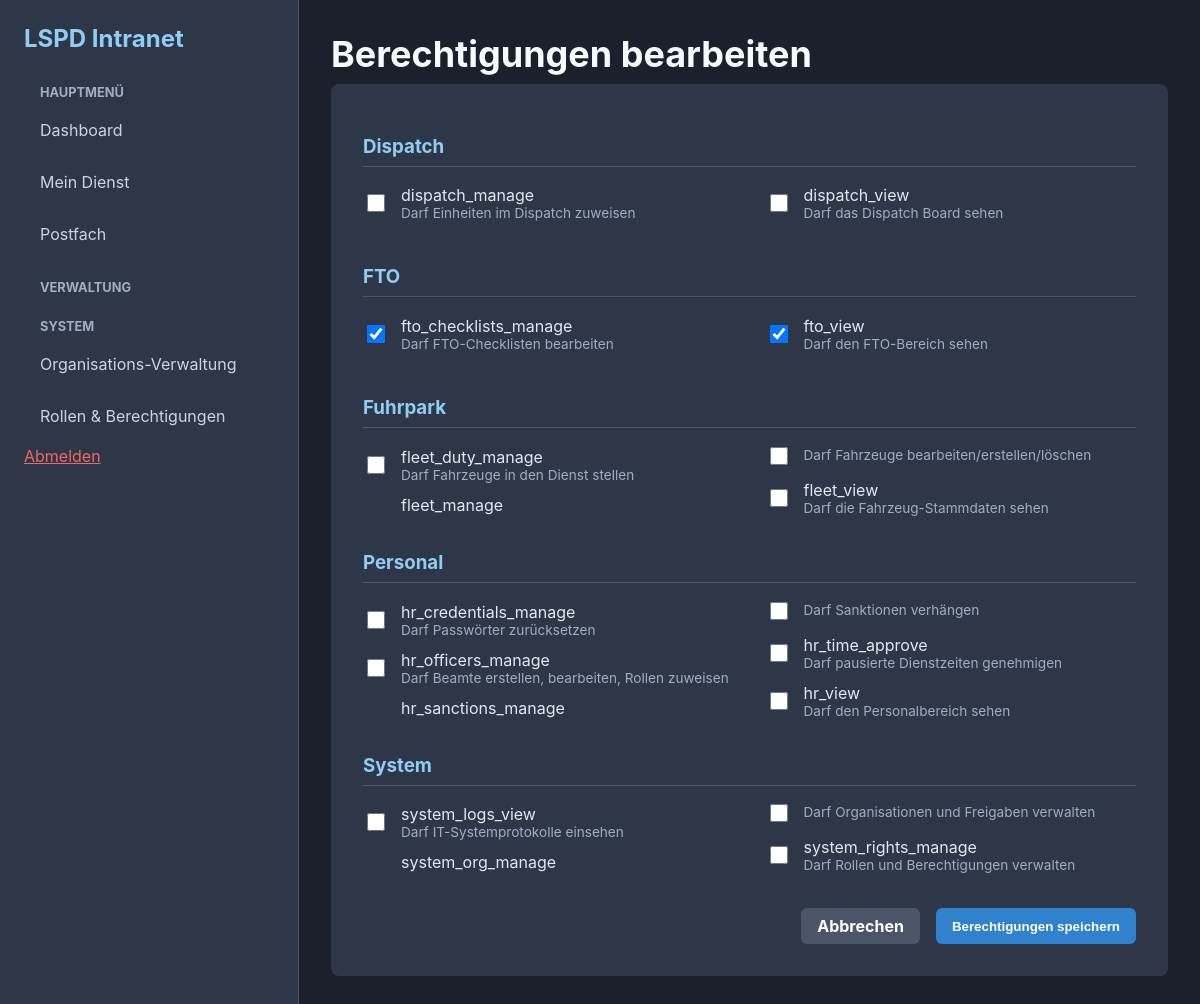
The app's page /index.php?page=edit_role_permissions&role_id=2 (signed in) with its own data.
### tables this page shows
CREATE TABLE `permissions` (
  `id` INT NOT NULL AUTO_INCREMENT,
  `name` VARCHAR(100) NOT NULL UNIQUE,
  `description` VARCHAR(255),
  `category` VARCHAR(50) NOT NULL,
  PRIMARY KEY (`id`)
);

### src/Database.php (called while the page is built, shortened)
<?php
class Database {
    private static $instance = null;
    private $conn;
    private $host = DB_HOST;
    private $db_name = DB_NAME;
    private $username = DB_USER;
    private $password = DB_PASS;
    private $charset = DB_CHARSET;
    private function __construct() {
        $dsn = "mysql:host={$this->host};dbname={$this->db_name};charset={$this->charset}";
        $options = [
            PDO::ATTR_ERRMODE            => PDO::ERRMODE_EXCEPTION,
            PDO::ATTR_DEFAULT_FETCH_MODE => PDO::FETCH_ASSOC,
            PDO::ATTR_EMULATE_PREPARES   => false,
        ];
        try {
            $this->conn = new PDO($dsn, $this->username, $this->password, $options);
        } catch (PDOException $e) {
            die("Database connection failed: " . $e->getMessage());
        }
    }
    public static function getInstance() {
        if (self::$instance == null) {
            self::$instance = new Database();
        }
        return self::$instance;
    }
    public function getConnection() {
        return $this->conn;
    }
}
?>

### src/Roles.php (called while the page is built, shortened)
<?php
require_once __DIR__ . '/Database.php';
class Roles {
    private $db;
    public function __construct() {
        $this->db = Database::getInstance()->getConnection();
    }
    public function getAllPermissions() {
        try {
            $stmt = $this->db->query("SELECT * FROM permissions ORDER BY category, name");
            $permissions = $stmt->fetchAll(PDO::FETCH_ASSOC);
            $grouped = [];
            foreach ($permissions as $p) {
                $grouped[$p['category']][] = $p;
            }
            return $grouped;
        } catch (PDOException $e) {
            error_log("Error fetching all permissions: " . $e->getMessage());
            return [];
        }
    }
    public function getPermissionIdsForRole($roleId) {
        try {
            $stmt = $this->db->prepare("SELECT permission_id FROM role_permissions WHERE role_id = ?");
            $stmt->execute([$roleId]);
            return $stmt->fetchAll(PDO::FETCH_COLUMN);
        } catch (PDOException $e) {
            error_log("Error fetching permissions for role: " . $e->getMessage());
            return [];
        }
    }
}
?>

### pages/edit_role_permissions.php (the view, shortened to what this page needs)
<?php
require_once BASE_PATH . '/src/Roles.php';
$roleId = $_GET['role_id'] ?? null;
$rolesModel = new Roles();
$allPermissions = $rolesModel->getAllPermissions();
$rolePermissions = $rolesModel->getPermissionIdsForRole($roleId);
include_once BASE_PATH . '/templates/header.php';
?>
<div class="form-container">
    <form action="index.php?page=handle_edit_role_permissions" method="POST">
        <?php foreach ($allPermissions as $category => $permissions): ?>
            <div class="permission-category">
                <h3><?php echo htmlspecialchars($category); ?></h3>
                <ul class="permission-list">
                    <?php foreach ($permissions as $permission): ?>
                        <li class="permission-item">
                            <input type="checkbox" name="permissions[]" value="<?php echo $permission['id']; ?>" id="perm-<?php echo $permission['id']; ?>"
                                <?php echo in_array($permission['id'], $rolePermissions) ? 'checked' : ''; ?>>
                            <div>
                                <label for="perm-<?php echo $permission['id']; ?>"><?php echo htmlspecialchars($permission['name']); ?></label>
                                <div class="description"><?php echo htmlspecialchars($permission['description']); ?></div>
                            </div>
                        </li>
                    <?php endforeach; ?>
                </ul>
            </div>
        <?php endforeach; ?>
        <div class="form-actions">
            <a href="index.php?page=system_rights_management" class="button button-secondary">Abbrechen</a>
            <button type="submit" class="button">Berechtigungen speichern</button>
        </div>
    </form>
</div>
<?php
include_once BASE_PATH . '/templates/footer.php';
?>

### public/css/style.css (style rules this page uses)
body { background-color: #1a202c; color: #e2e8f0; font-family: -apple-system, BlinkMacSystemFont, "Segoe UI", Roboto, "Helvetica Neue", Arial, "Noto Sans", sans-serif, "Apple Color Emoji", "Segoe UI Emoji", "Segoe UI Symbol", "Noto Color Emoji"; margin: 0; padding: 0; display: flex; min-height: 100vh; }
.button, button { display: inline-block; padding: 0.5rem 1rem; background-color: #3182ce; color: white; font-weight: bold; text-decoration: none; border: none; border-radius: 0.375rem; cursor: pointer; transition: background-color 0.2s; }
.button-secondary { background-color: #4a5568; }

### pages/edit_role_permissions.php (style rules this page uses)
.form-container { max-width: 900px; margin: 0 auto; background-color: #2d3748; padding: 2rem; border-radius: 0.5rem; }
.permission-category { margin-bottom: 2rem; }
.permission-category h3 { color: #90cdf4; border-bottom: 1px solid #4a5568; padding-bottom: 0.5rem; }
.permission-list { list-style: none; padding: 0; column-count: 2; column-gap: 2rem; }
.permission-item { display: flex; align-items: center; margin-bottom: 0.75rem; }
.permission-item input[type="checkbox"] { width: 18px; height: 18px; margin-right: 1rem; }
.permission-item label { color: #e2e8f0; margin: 0; }
.permission-item .description { font-size: 0.85rem; color: #a0aec0; }
.form-actions { margin-top: 1.5rem; display: flex; justify-content: flex-end; gap: 1rem; }

### records on screen
permissions: name "dispatch_manage", description "Darf Einheiten im Dispatch zuweisen"
permissions: name "dispatch_view", description "Darf das Dispatch Board sehen"
permissions: id "☑", name "fto_checklists_manage", description "Darf FTO-Checklisten bearbeiten"
permissions: id "☑", name "fto_view", description "Darf den FTO-Bereich sehen"
permissions: name "fleet_duty_manage", description "Darf Fahrzeuge in den Dienst stellen"
permissions: name "fleet_manage", description "Darf Fahrzeuge bearbeiten/erstellen/löschen"
permissions: name "fleet_view", description "Darf die Fahrzeug-Stammdaten sehen"
permissions: name "hr_credentials_manage", description "Darf Passwörter zurücksetzen"
permissions: name "hr_officers_manage", description "Darf Beamte erstellen, bearbeiten, Rollen zuweisen"
permissions: name "hr_sanctions_manage", description "Darf Sanktionen verhängen"
permissions: name "hr_time_approve", description "Darf pausierte Dienstzeiten genehmigen"
permissions: name "hr_view", description "Darf den Personalbereich sehen"
permissions: name "system_logs_view", description "Darf IT-Systemprotokolle einsehen"
permissions: name "system_org_manage", description "Darf Organisationen und Freigaben verwalten"
permissions: name "system_rights_manage", description "Darf Rollen und Berechtigungen verwalten"

### other values on screen
$pageTitle "Berechtigungen bearbeiten"
$category "Dispatch"
$category "FTO"
$category "Fuhrpark"
$category "Personal"
$category "System"
